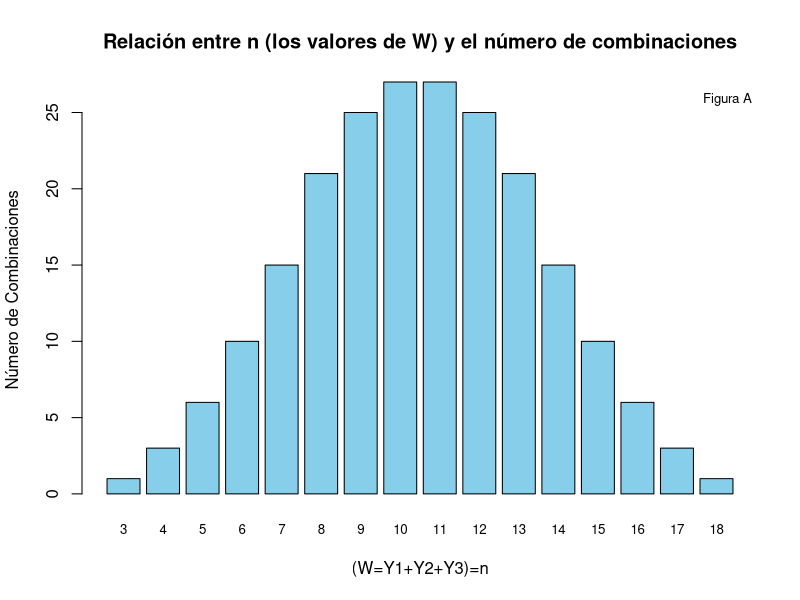
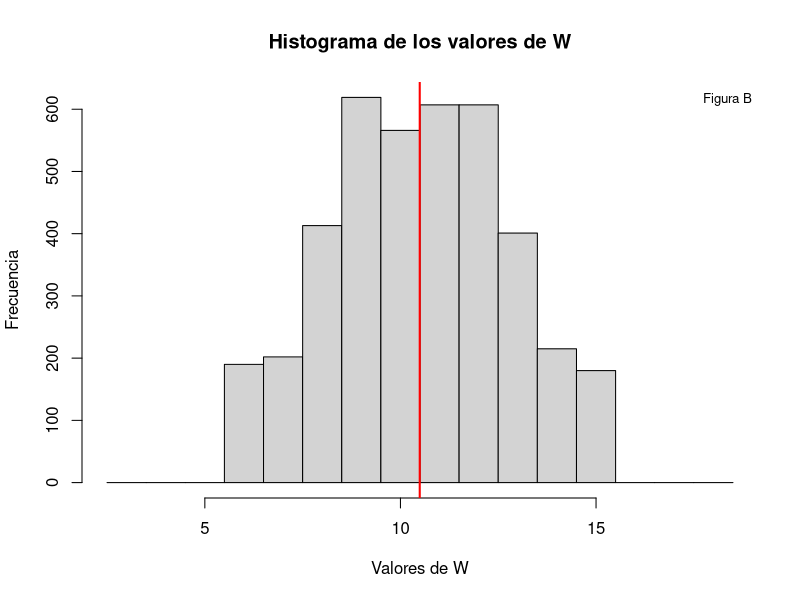

These figures' R source, in order:
## ---- chunk 1
count_combinations <- function(n) {
  combinations <- 0
  
  for (Y1 in 1:6) {
    for (Y2 in 1:6) {
      for (Y3 in 1:6) {
        if (Y1 + Y2 + Y3 == n) {
          combinations <- combinations + 1
        }
      }
    }
  }
  
  return(combinations)
}

# Probamos la función para diferentes valores de n
for (n in 3:18) {
  cat("n =", n, ": Combinaciones =", count_combinations(n), "\n")
}

## ---- chunk 2
# Valores de n y el número de combinaciones
n <- 3:18
combinaciones <- c(1, 3, 6, 10, 15, 21, 25, 27, 27, 25, 21, 15, 10, 6, 3, 1)

# Crear un data frame con los valores de n y combinaciones
data <- data.frame(n = n, combinaciones = combinaciones)

# Trazar el histograma
barplot(data$combinaciones, names.arg = data$n, col = "skyblue", border = "black",
        main = "Relación entre n (los valores de W) y el número de combinaciones", xlab = "(W=Y1+Y2+Y3)=n", ylab = "Número de Combinaciones", cex.names = 0.8)

legend("topright", legend = "Figura A", bty = "n", cex = 0.8, horiz = TRUE)

## ---- chunk 3
muestra <- c(1,2,3,4,5,6)
tres_valores_arb <- sample(muestra, 3, replace = FALSE)

## ---- chunk 4
library(dplyr)

# Crear un vector de nombres para las columnas
nombres_columnas <- c("Y1", "Y2", "Y3", "W", "Media")

# Crear el dataframe vacío con los nombres de columnas adecuados
espacio_muestral <- data.frame(matrix(numeric(0), nrow = 0, ncol = length(nombres_columnas)))
names(espacio_muestral) <- nombres_columnas

# Generar los datos y agregarlos al dataframe
for (i in 1:4000) {
  tres_valores_arb <- sample(muestra, 3, replace = FALSE)
  w <- sum(tres_valores_arb)  # Calculamos W = Y1 + Y2 + Y3
  media_definida <- mean(tres_valores_arb)
  espacio_muestral <- rbind(espacio_muestral, c(tres_valores_arb, w, media_definida))
}

# Renombrar las columnas del dataframe
espacio_muestral <- espacio_muestral %>%
  setNames(nombres_columnas)
head(espacio_muestral)

## ---- chunk 5

# Obtener la frecuencia de los valores de W
frecuencia <- table(espacio_muestral$W)

# Calcular la media de los pesos W
promedio <- mean(espacio_muestral$W)

# Crear el histograma
hist(espacio_muestral$W, breaks = seq(2.5, 18.5, by = 1), ylim = c(0, max(frecuencia)),
     xlab = "Valores de W", ylab = "Frecuencia", main = "Histograma de los valores de W")

# Agregar una línea vertical para la suma de las medias
abline(v = promedio, col = "red", lwd = 2)

legend("topright", legend = "Figura B", bty = "n", cex = 0.8, horiz = TRUE)

